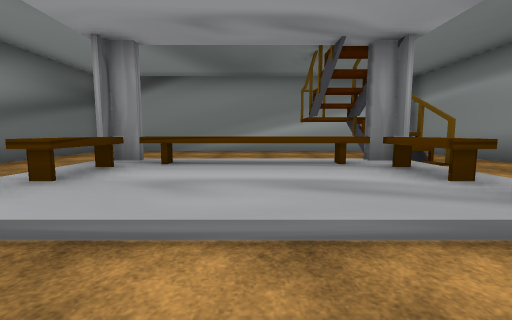
View 1 (above)

14 first-person views from a walk through a Unity game level. The camera is 1.2 m above the floor, tilts 6° down and sees 90° across. The floor is counted in squares, 2 m on a side. Each view is taken from the middle of a square. On the plan, view 1 faces up. The plan holds only what a view shows up to about 9 squares ahead; the rest is blank. The place goes on beyond the plan. Some surface patterns are stand-ins.

View 2
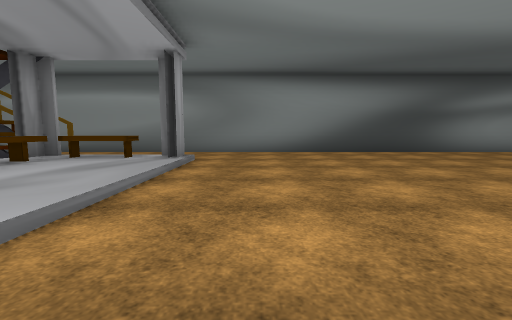

View 3
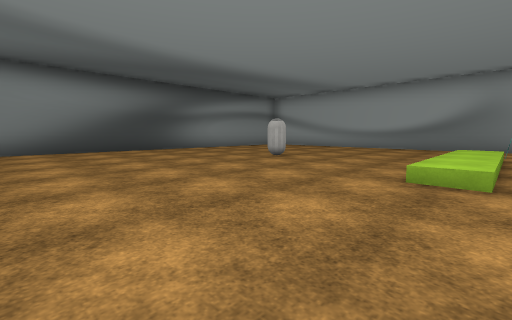

View 4
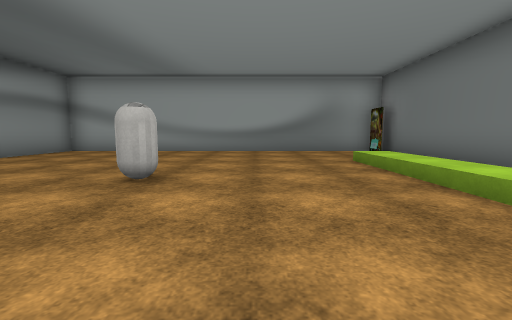

View 5
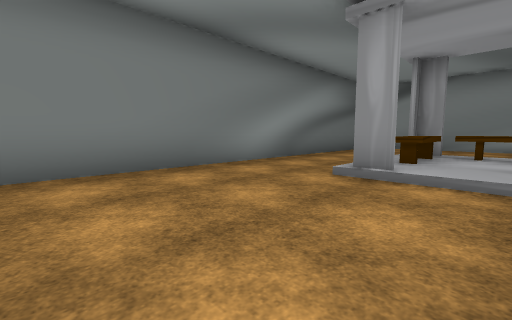

View 6
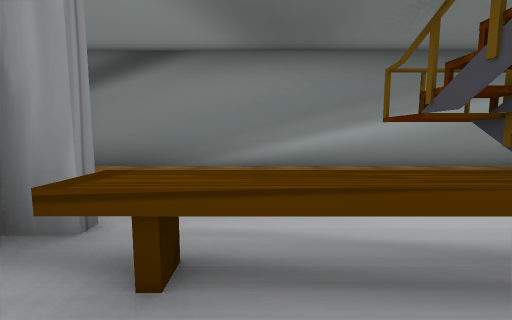

View 7
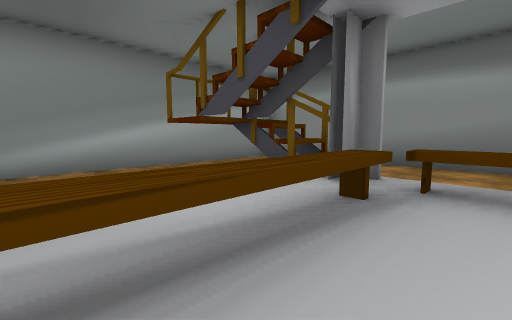

View 8
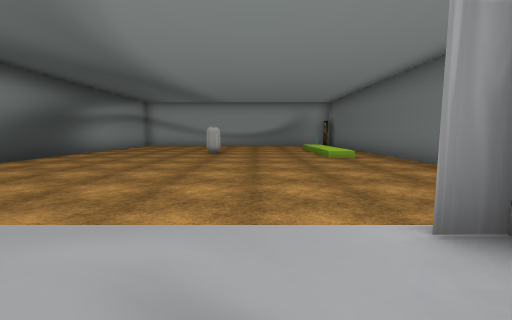

View 9
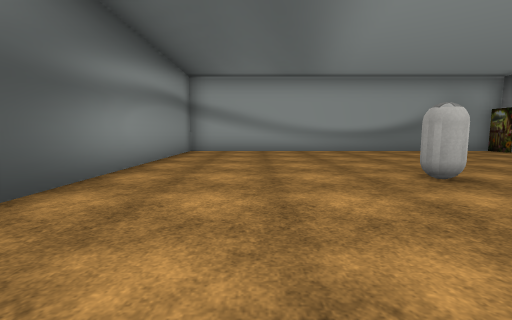

View 10
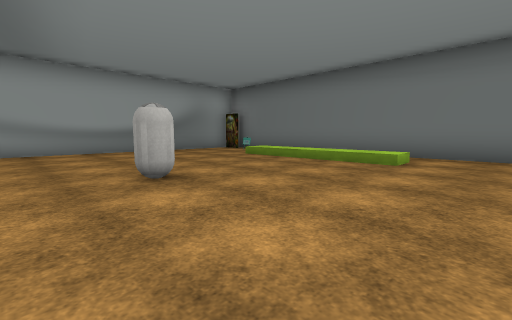

View 11
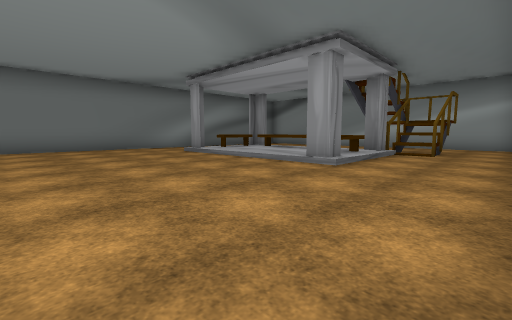

View 12
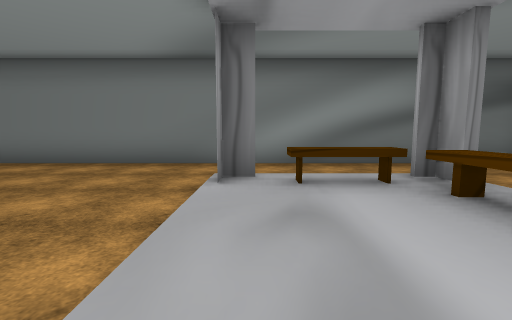

View 13
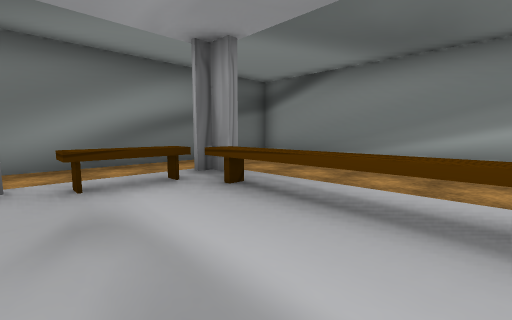

View 14
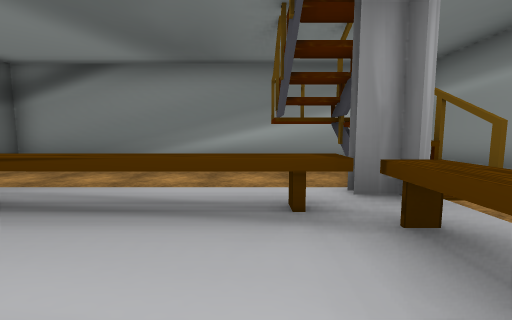

### Floor plan
Key: @ floor where view 1 was taken; # wall or solid block; . main floor; : floor 0.25 m higher than the main floor; / step, stairs or slope; ^ raised ledge; C capsule; O other object.
Columns run from 5 left of view 1 to 6 right of it. Each row starts with its distance up from view 1.
  9 ############
  8 #..........#
  7 #.......#..#
  6 #.......#..#
  5 #./////#^..#
  4 #./^^^^^...#
  3 #./^:::^...#
  2 #.//::::...#
  1 #..........#
  0 #....@.....#
 -1 #..........#
 -2 #..........#
 -3 #..........#
 -4 #..........#
 -5 #//........#
 -6 #//...C....#
 -7 #//........#
 -8 #//........#
 -9 #O.........#
-10 #..........#
-11 #..........#
-12 ############

Positions as (right, up) in squares from view 1, and headings:
1: (0, 0), facing up
2: (-3, 0), facing right
3: (-4, -1), facing down-right
4: (-1, -3), facing down
5: (-1, -2), facing up-left
6: (-1, 3), facing up
7: (-1, 3), facing up-right
8: (-1, 3), facing down
9: (3, -3), facing down
10: (2, -3), facing down-left
11: (5, -3), facing up-left
12: (1, 2), facing left
13: (1, 2), facing up-left
14: (1, 2), facing up
